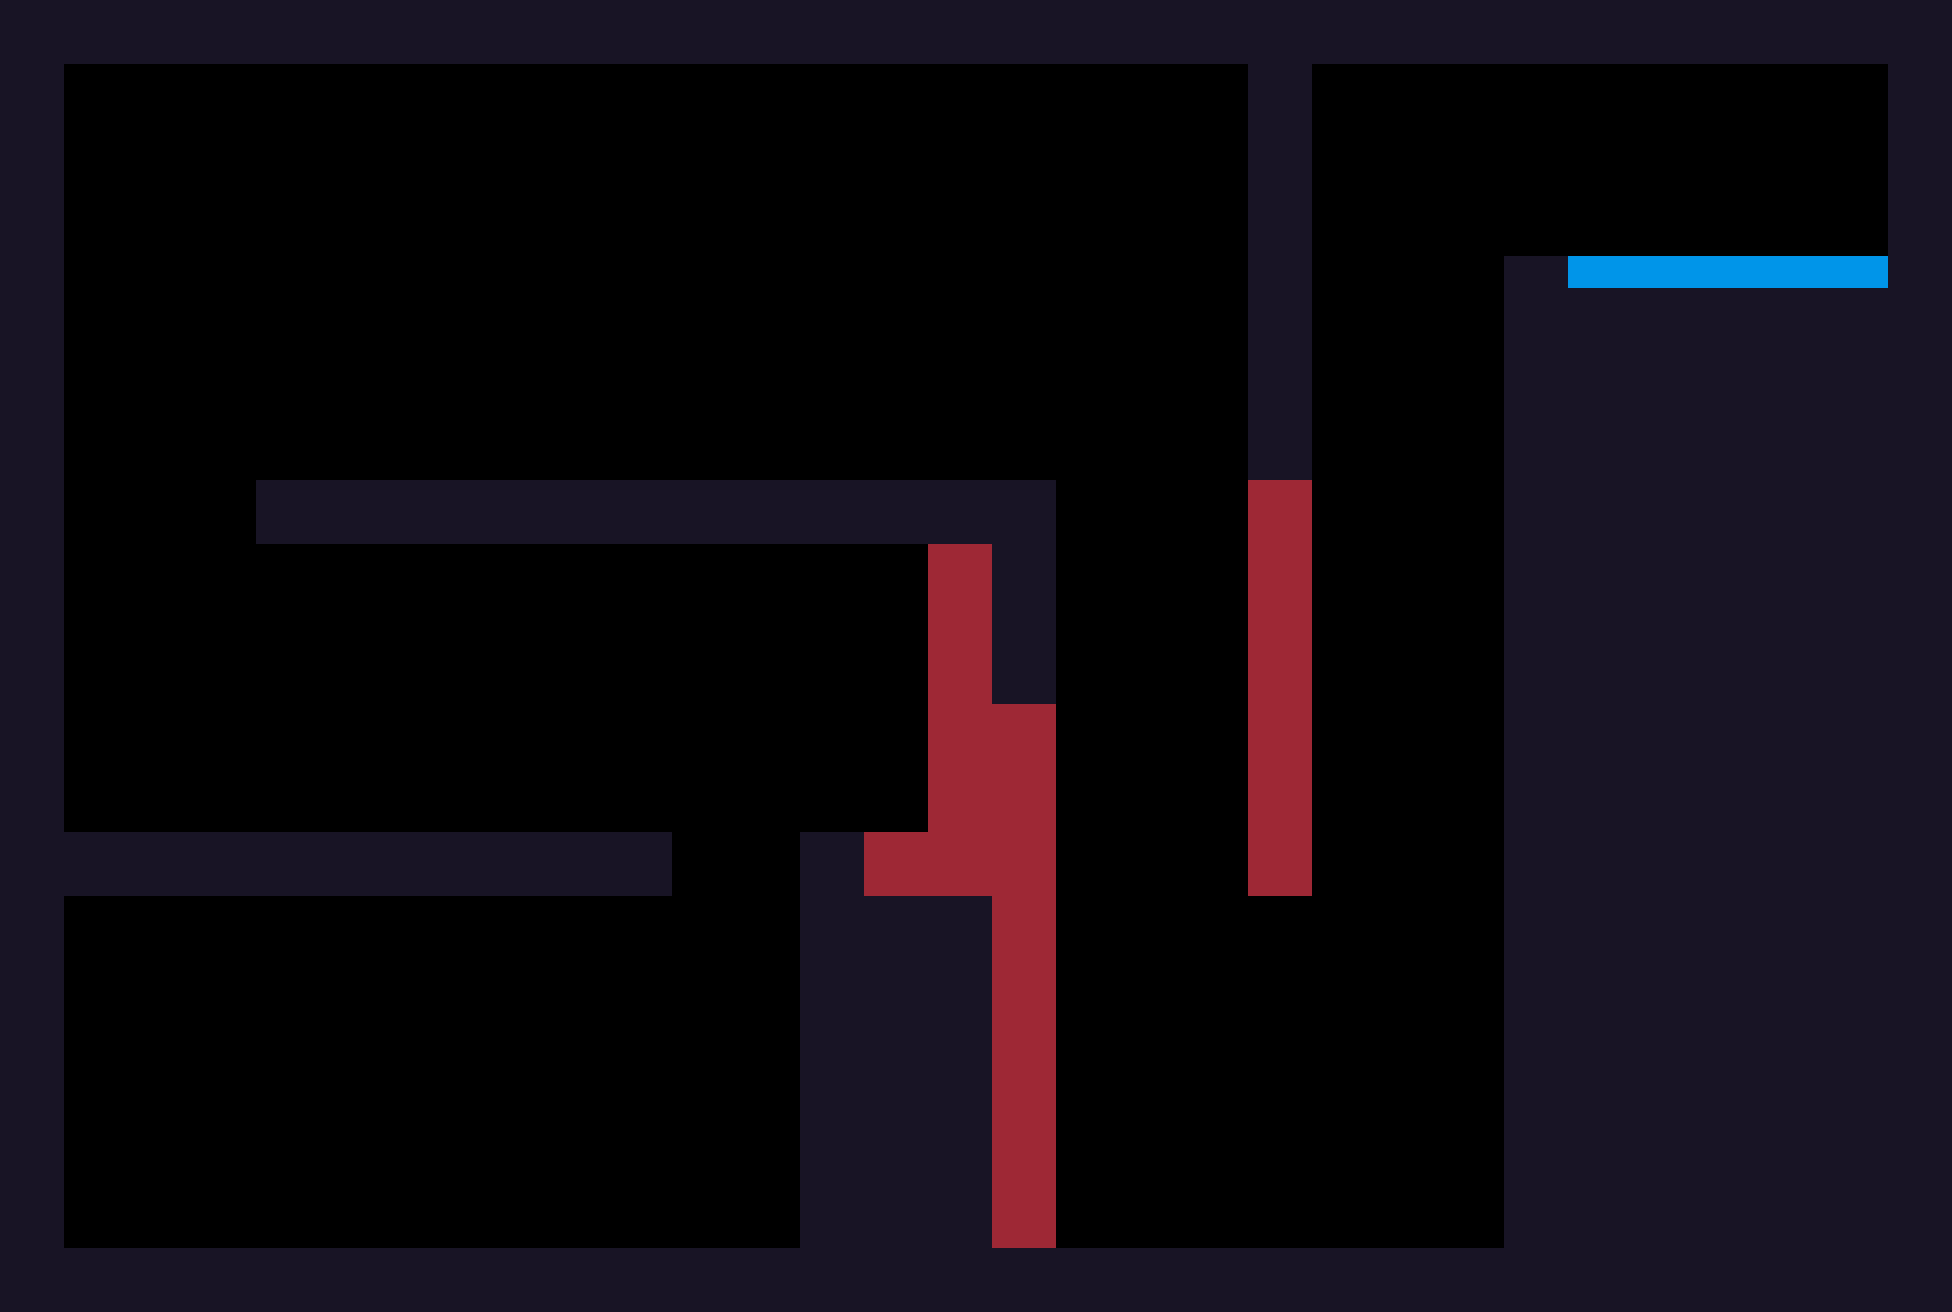

Tiled map render using the project's own tile images. Description and the whole map definition, tile-layer contents included, below:
An orthogonal 61x41 tile map with 32x32 px tiles, 1 tile layer (Tile Layer 1) and 2 objects (spawn, ball).

<map version="1.0" tiledversion="1.0.1" orientation="orthogonal" renderorder="right-down" width="61" height="41" tilewidth="32" tileheight="32" nextobjectid="12">
 <properties>
  <property name="title" value="Python" />
 </properties>
 <tileset firstgid="1" source="../tilemap/tileset.tsx" />
 <layer name="Tile Layer 1" width="61" height="41">
  <data encoding="csv">
1,1,1,1,1,1,1,1,1,1,1,1,1,1,1,1,1,1,1,1,1,1,1,1,1,1,1,1,1,1,1,1,1,1,1,1,1,1,1,1,1,1,1,1,1,1,1,1,1,1,1,1,1,1,1,1,1,1,1,1,1,
1,1,1,1,1,1,1,1,1,1,1,1,1,1,1,1,1,1,1,1,1,1,1,1,1,1,1,1,1,1,1,1,1,1,1,1,1,1,1,1,1,1,1,1,1,1,1,1,1,1,1,1,1,1,1,1,1,1,1,1,1,
1,1,0,0,0,0,0,0,0,0,0,0,0,0,0,0,0,0,0,0,0,0,0,0,0,0,0,0,0,0,0,0,0,0,0,0,0,0,0,1,1,0,0,0,0,0,0,0,0,0,0,0,0,0,0,0,0,0,0,1,1,
1,1,0,0,0,0,0,0,0,0,0,0,0,0,0,0,0,0,0,0,0,0,0,0,0,0,0,0,0,0,0,0,0,0,0,0,0,0,0,1,1,0,0,0,0,0,0,0,0,0,0,0,0,0,0,0,0,0,0,1,1,
1,1,0,0,0,0,0,0,0,0,0,0,0,0,0,0,0,0,0,0,0,0,0,0,0,0,0,0,0,0,0,0,0,0,0,0,0,0,0,1,1,0,0,0,0,0,0,0,0,0,0,0,0,0,0,0,0,0,0,1,1,
1,1,0,0,0,0,0,0,0,0,0,0,0,0,0,0,0,0,0,0,0,0,0,0,0,0,0,0,0,0,0,0,0,0,0,0,0,0,0,1,1,0,0,0,0,0,0,0,0,0,0,0,0,0,0,0,0,0,0,1,1,
1,1,0,0,0,0,0,0,0,0,0,0,0,0,0,0,0,0,0,0,0,0,0,0,0,0,0,0,0,0,0,0,0,0,0,0,0,0,0,1,1,0,0,0,0,0,0,0,0,0,0,0,0,0,0,0,0,0,0,1,1,
1,1,0,0,0,0,0,0,0,0,0,0,0,0,0,0,0,0,0,0,0,0,0,0,0,0,0,0,0,0,0,0,0,0,0,0,0,0,0,1,1,0,0,0,0,0,0,0,0,0,0,0,0,0,0,0,0,0,0,1,1,
1,1,0,0,0,0,0,0,0,0,0,0,0,0,0,0,0,0,0,0,0,0,0,0,0,0,0,0,0,0,0,0,0,0,0,0,0,0,0,1,1,0,0,0,0,0,0,1,1,2,2,2,2,2,2,2,2,2,2,1,1,
1,1,0,0,0,0,0,0,0,0,0,0,0,0,0,0,0,0,0,0,0,0,0,0,0,0,0,0,0,0,0,0,0,0,0,0,0,0,0,1,1,0,0,0,0,0,0,1,1,1,1,1,1,1,1,1,1,1,1,1,1,
1,1,0,0,0,0,0,0,0,0,0,0,0,0,0,0,0,0,0,0,0,0,0,0,0,0,0,0,0,0,0,0,0,0,0,0,0,0,0,1,1,0,0,0,0,0,0,1,1,1,1,1,1,1,1,1,1,1,1,1,1,
1,1,0,0,0,0,0,0,0,0,0,0,0,0,0,0,0,0,0,0,0,0,0,0,0,0,0,0,0,0,0,0,0,0,0,0,0,0,0,1,1,0,0,0,0,0,0,1,1,1,1,1,1,1,1,1,1,1,1,1,1,
1,1,0,0,0,0,0,0,0,0,0,0,0,0,0,0,0,0,0,0,0,0,0,0,0,0,0,0,0,0,0,0,0,0,0,0,0,0,0,1,1,0,0,0,0,0,0,1,1,1,1,1,1,1,1,1,1,1,1,1,1,
1,1,0,0,0,0,0,0,0,0,0,0,0,0,0,0,0,0,0,0,0,0,0,0,0,0,0,0,0,0,0,0,0,0,0,0,0,0,0,1,1,0,0,0,0,0,0,1,1,1,1,1,1,1,1,1,1,1,1,1,1,
1,1,0,0,0,0,0,0,0,0,0,0,0,0,0,0,0,0,0,0,0,0,0,0,0,0,0,0,0,0,0,0,0,0,0,0,0,0,0,1,1,0,0,0,0,0,0,1,1,1,1,1,1,1,1,1,1,1,1,1,1,
1,1,0,0,0,0,0,0,1,1,1,1,1,1,1,1,1,1,1,1,1,1,1,1,1,1,1,1,1,1,1,1,1,0,0,0,0,0,0,3,3,0,0,0,0,0,0,1,1,1,1,1,1,1,1,1,1,1,1,1,1,
1,1,0,0,0,0,0,0,1,1,1,1,1,1,1,1,1,1,1,1,1,1,1,1,1,1,1,1,1,1,1,1,1,0,0,0,0,0,0,3,3,0,0,0,0,0,0,1,1,1,1,1,1,1,1,1,1,1,1,1,1,
1,1,0,0,0,0,0,0,0,0,0,0,0,0,0,0,0,0,0,0,0,0,0,0,0,0,0,0,0,3,3,1,1,0,0,0,0,0,0,3,3,0,0,0,0,0,0,1,1,1,1,1,1,1,1,1,1,1,1,1,1,
1,1,0,0,0,0,0,0,0,0,0,0,0,0,0,0,0,0,0,0,0,0,0,0,0,0,0,0,0,3,3,1,1,0,0,0,0,0,0,3,3,0,0,0,0,0,0,1,1,1,1,1,1,1,1,1,1,1,1,1,1,
1,1,0,0,0,0,0,0,0,0,0,0,0,0,0,0,0,0,0,0,0,0,0,0,0,0,0,0,0,3,3,1,1,0,0,0,0,0,0,3,3,0,0,0,0,0,0,1,1,1,1,1,1,1,1,1,1,1,1,1,1,
1,1,0,0,0,0,0,0,0,0,0,0,0,0,0,0,0,0,0,0,0,0,0,0,0,0,0,0,0,3,3,1,1,0,0,0,0,0,0,3,3,0,0,0,0,0,0,1,1,1,1,1,1,1,1,1,1,1,1,1,1,
1,1,0,0,0,0,0,0,0,0,0,0,0,0,0,0,0,0,0,0,0,0,0,0,0,0,0,0,0,3,3,1,1,0,0,0,0,0,0,3,3,0,0,0,0,0,0,1,1,1,1,1,1,1,1,1,1,1,1,1,1,
1,1,0,0,0,0,0,0,0,0,0,0,0,0,0,0,0,0,0,0,0,0,0,0,0,0,0,0,0,3,3,3,3,0,0,0,0,0,0,3,3,0,0,0,0,0,0,1,1,1,1,1,1,1,1,1,1,1,1,1,1,
1,1,0,0,0,0,0,0,0,0,0,0,0,0,0,0,0,0,0,0,0,0,0,0,0,0,0,0,0,3,3,3,3,0,0,0,0,0,0,3,3,0,0,0,0,0,0,1,1,1,1,1,1,1,1,1,1,1,1,1,1,
1,1,0,0,0,0,0,0,0,0,0,0,0,0,0,0,0,0,0,0,0,0,0,0,0,0,0,0,0,3,3,3,3,0,0,0,0,0,0,3,3,0,0,0,0,0,0,1,1,1,1,1,1,1,1,1,1,1,1,1,1,
1,1,0,0,0,0,0,0,0,0,0,0,0,0,0,0,0,0,0,0,0,0,0,0,0,0,0,0,0,3,3,3,3,0,0,0,0,0,0,3,3,0,0,0,0,0,0,1,1,1,1,1,1,1,1,1,1,1,1,1,1,
1,1,1,1,1,1,1,1,1,1,1,1,1,1,1,1,1,1,1,1,1,0,0,0,0,1,1,3,3,3,3,3,3,0,0,0,0,0,0,3,3,0,0,0,0,0,0,1,1,1,1,1,1,1,1,1,1,1,1,1,1,
1,1,1,1,1,1,1,1,1,1,1,1,1,1,1,1,1,1,1,1,1,0,0,0,0,1,1,3,3,3,3,3,3,0,0,0,0,0,0,3,3,0,0,0,0,0,0,1,1,1,1,1,1,1,1,1,1,1,1,1,1,
1,1,0,0,0,0,0,0,0,0,0,0,0,0,0,0,0,0,0,0,0,0,0,0,0,1,1,1,1,1,1,3,3,0,0,0,0,0,0,0,0,0,0,0,0,0,0,1,1,1,1,1,1,1,1,1,1,1,1,1,1,
1,1,0,0,0,0,0,0,0,0,0,0,0,0,0,0,0,0,0,0,0,0,0,0,0,1,1,1,1,1,1,3,3,0,0,0,0,0,0,0,0,0,0,0,0,0,0,1,1,1,1,1,1,1,1,1,1,1,1,1,1,
1,1,0,0,0,0,0,0,0,0,0,0,0,0,0,0,0,0,0,0,0,0,0,0,0,1,1,1,1,1,1,3,3,0,0,0,0,0,0,0,0,0,0,0,0,0,0,1,1,1,1,1,1,1,1,1,1,1,1,1,1,
1,1,0,0,0,0,0,0,0,0,0,0,0,0,0,0,0,0,0,0,0,0,0,0,0,1,1,1,1,1,1,3,3,0,0,0,0,0,0,0,0,0,0,0,0,0,0,1,1,1,1,1,1,1,1,1,1,1,1,1,1,
1,1,0,0,0,0,0,0,0,0,0,0,0,0,0,0,0,0,0,0,0,0,0,0,0,1,1,1,1,1,1,3,3,0,0,0,0,0,0,0,0,0,0,0,0,0,0,1,1,1,1,1,1,1,1,1,1,1,1,1,1,
1,1,0,0,0,0,0,0,0,0,0,0,0,0,0,0,0,0,0,0,0,0,0,0,0,1,1,1,1,1,1,3,3,0,0,0,0,0,0,0,0,0,0,0,0,0,0,1,1,1,1,1,1,1,1,1,1,1,1,1,1,
1,1,0,0,0,0,0,0,0,0,0,0,0,0,0,0,0,0,0,0,0,0,0,0,0,1,1,1,1,1,1,3,3,0,0,0,0,0,0,0,0,0,0,0,0,0,0,1,1,1,1,1,1,1,1,1,1,1,1,1,1,
1,1,0,0,0,0,0,0,0,0,0,0,0,0,0,0,0,0,0,0,0,0,0,0,0,1,1,1,1,1,1,3,3,0,0,0,0,0,0,0,0,0,0,0,0,0,0,1,1,1,1,1,1,1,1,1,1,1,1,1,1,
1,1,0,0,0,0,0,0,0,0,0,0,0,0,0,0,0,0,0,0,0,0,0,0,0,1,1,1,1,1,1,3,3,0,0,0,0,0,0,0,0,0,0,0,0,0,0,1,1,1,1,1,1,1,1,1,1,1,1,1,1,
1,1,0,0,0,0,0,0,0,0,0,0,0,0,0,0,0,0,0,0,0,0,0,0,0,1,1,1,1,1,1,3,3,0,0,0,0,0,0,0,0,0,0,0,0,0,0,1,1,1,1,1,1,1,1,1,1,1,1,1,1,
1,1,0,0,0,0,0,0,0,0,0,0,0,0,0,0,0,0,0,0,0,0,0,0,0,1,1,1,1,1,1,3,3,0,0,0,0,0,0,0,0,0,0,0,0,0,0,1,1,1,1,1,1,1,1,1,1,1,1,1,1,
1,1,1,1,1,1,1,1,1,1,1,1,1,1,1,1,1,1,1,1,1,1,1,1,1,1,1,1,1,1,1,1,1,1,1,1,1,1,1,1,1,1,1,1,1,1,1,1,1,1,1,1,1,1,1,1,1,1,1,1,1,
1,1,1,1,1,1,1,1,1,1,1,1,1,1,1,1,1,1,1,1,1,1,1,1,1,1,1,1,1,1,1,1,1,1,1,1,1,1,1,1,1,1,1,1,1,1,1,1,1,1,1,1,1,1,1,1,1,1,1,1,1
</data>
 </layer>
 <objectgroup name="Object Layer 1">
  <object id="7" type="spawn" x="160" y="1120" />
  <object id="10" type="ball" x="416" y="1120" />
 </objectgroup>
</map>
